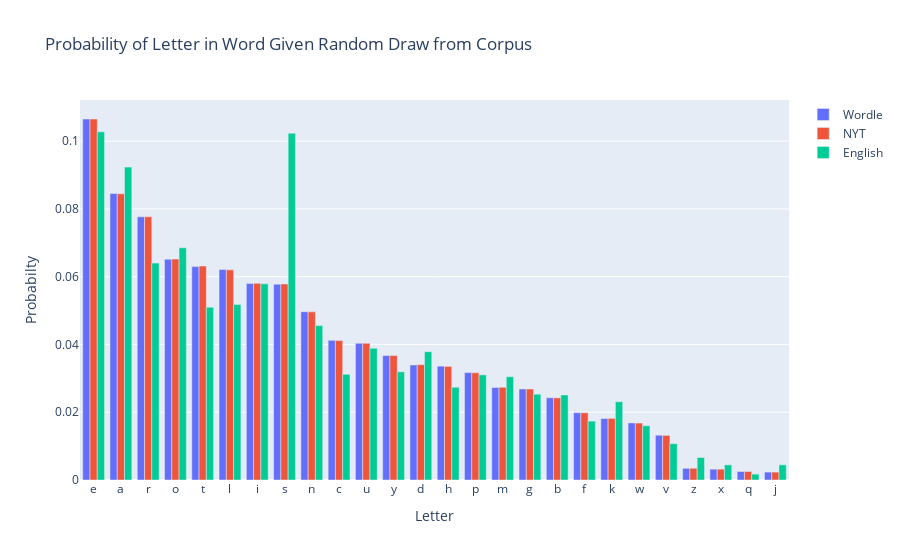

Source (notebook cell):
### Markdown cell above
# Overall Letter Occurence Proabilites
Assuming a random (uniform) draw from an answer space, what is the probabilty of seeing a letter in the randomly drawn word?

### Code cell
probs, bar_gos, sorted_order = [], [], None
for i, answer_space in enumerate(answer_spaces):
    # Get letter counts
    counter = collections.Counter()
    for word in answer_spaces[answer_space]:
        counter.update(word)
    
    # Normalize into a probability distribution
    letter_probs = np.array([counter[c] if c in counter else 0 for c in string.ascii_lowercase])
    probs.append(letter_probs / letter_probs.sum())
    
    # Arbitrary sorted order
    if i == 0: sorted_order = np.argsort(-letter_probs)
    
    # Plot
    bar_gos.append(
        go.Bar(
            x=[string.ascii_lowercase[i] for i in sorted_order],
            y=[probs[-1][i] for i in sorted_order],
            name=answer_space
        )
    )

# Plot
fig = go.Figure(bar_gos)
fig.update_layout(
    title='Probability of Letter in Word Given Random Draw from Corpus',
    xaxis_title='Letter',
    yaxis_title='Probabilty'
)
fig.show()

### Figure 1 — Plotly figure (JSON) as saved in the notebook; plotly's stock layout.template omitted (floating-point values rounded to 4 significant figures)
{"data": [{"name": "Wordle", "type": "bar", "x": ["e", "a", "r", "o", "t", "l", "i", "s", "n", "c", "u", "y", "d", "h", "p", "m", "g", "b", "f", "k", "w", "v", "z", "x", "q", "j"], "y": [0.1065, 0.08458, 0.07767, 0.06514, 0.06298, 0.06212, 0.05797, 0.0578, 0.04968, 0.04121, 0.04035, 0.03672, 0.03395, 0.03361, 0.03171, 0.0273, 0.02687, 0.02428, 0.01987, 0.01814, 0.01685, 0.01322, 0.003456, 0.003197, 0.002505, 0.002333]}, {"name": "NYT", "type": "bar", "x": ["e", "a", "r", "o", "t", "l", "i", "s", "n", "c", "u", "y", "d", "h", "p", "m", "g", "b", "f", "k", "w", "v", "z", "x", "q", "j"], "y": [0.1065, 0.08445, 0.0777, 0.06522, 0.06314, 0.06202, 0.05803, 0.05786, 0.04963, 0.04114, 0.04036, 0.03673, 0.03404, 0.03352, 0.03162, 0.02737, 0.02685, 0.02425, 0.01984, 0.01819, 0.0168, 0.01317, 0.003465, 0.003205, 0.002512, 0.002339]}, {"name": "English", "type": "bar", "x": ["e", "a", "r", "o", "t", "l", "i", "s", "n", "c", "u", "y", "d", "h", "p", "m", "g", "b", "f", "k", "w", "v", "z", "x", "q", "j"], "y": [0.1027, 0.09234, 0.06401, 0.06853, 0.05098, 0.05181, 0.05791, 0.1024, 0.04558, 0.0312, 0.03887, 0.03193, 0.03786, 0.02737, 0.03103, 0.03048, 0.02532, 0.02511, 0.01738, 0.0231, 0.01602, 0.01072, 0.006636, 0.00447, 0.001739, 0.004485]}], "layout": {"title": {"text": "Probability of Letter in Word Given Random Draw from Corpus"}, "xaxis": {"title": {"text": "Letter"}}, "yaxis": {"title": {"text": "Probabilty"}}}}
